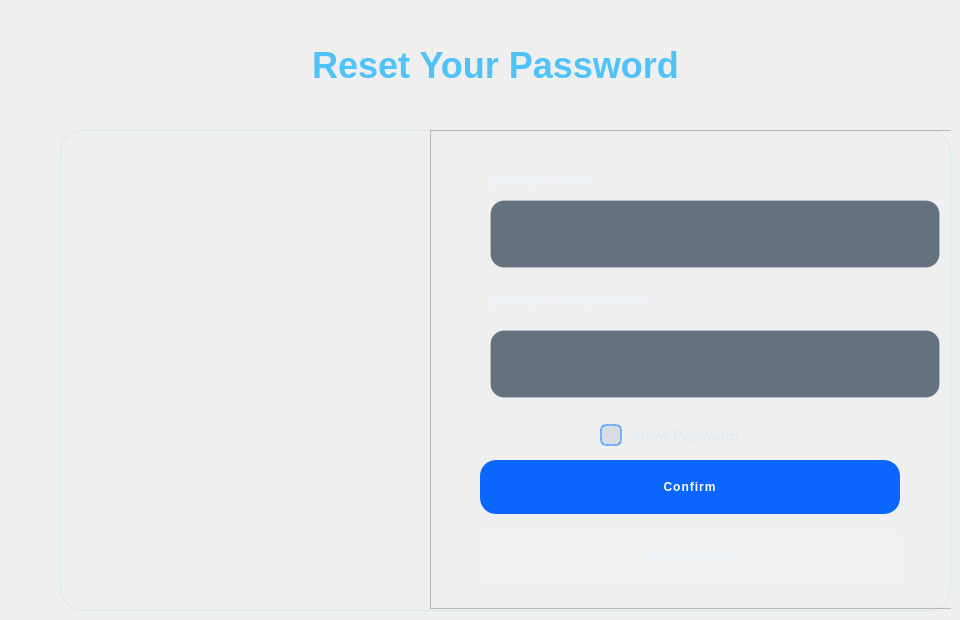
    <widget class="QWidget" name="pageresetmdp">
     <property name="styleSheet">
      <string notr="true">/* ===== FORGOT PAGE ===== */
QFrame#leftpanelForgetR {
    background-color: qlineargradient(x1:0, y1:0, x2:1, y2:0,
        stop:0 #0d2c4a,
        stop:0.5 #0a375b,
        stop:1 #073052);
    border-radius: 22px;
    border: 1px solid rgba(79,195,247,0.16);
}

QFrame#rightpanelForgetR {
    background-color: rgba(255,255,255,0.06);
    border-radius: 22px;
    border: 1px solid rgba(255,255,255,0.14);
}

/* Title of forgot page */
QLabel#ResetTitle {
    color: #4fc3f7;
    font-size: 36px;
    font-weight: 900;
    qproperty-alignment: AlignCenter;
}

/* Instruction label */
QLabel#tokenlabel {
    background: transparent;
    color: rgba(234,243,255,0.80);
    font-size: 13px;
    font-weight: 600;
}
QLabel#Newlabel {
    background: transparent;
    color: rgba(234,243,255,0.80);
    font-size: 13px;
    font-weight: 600;
}

/* Input */
QLineEdit#tokenlineEdit {
    min-height: 46px;
    min-width: 420px;
    max-width: 420px;
    background-color: rgba(25,45,65,0.65);
    border: 1px solid rgba(255,255,255,0.16);
    border-radius: 14px;
    padding: 10px 14px;
    color: white;
}
QLineEdit#tokenlineEdit:focus {
    border: 1px solid #4fc3f7;
}
QLineEdit#NewEdit {
    min-height: 46px;
    min-width: 420px;
    max-width: 420px;
    background-color: rgba(25,45,65,0.65);
    border: 1px solid rgba(255,255,255,0.16);
    border-radius: 14px;
    padding: 10px 14px;
    color: white;
}
QLineEdit#NewEdit:focus {
    border: 1px solid #4fc3f7;
}

/* Buttons */
QPushButton#newbtn {
    min-height: 54px;
    min-width: 420px;
    max-width: 420px;
    border-radius: 16px;
    background-color: #0A66FF;
    color: white;
    font-weight: 900;
    letter-spacing: 1px;
}
QPushButton#newbtn:hover { background-color: rgba(10,102,255,0.86); }

QPushButton#backsigninBTNR {
    min-height: 52px;
    min-width: 420px;
    max-width: 420px;
    border-radius: 16px;
    background-color: rgba(255,255,255,0.08);
    color: rgba(234,243,255,0.85);
    border: 1px solid rgba(255,255,255,0.14);
    font-weight: 800;
}
QPushButton#backsigninBTNR:hover {
    border: 1px solid rgba(79,195,247,0.35);
    color: #4fc3f7;
}

QCheckBox#showPassCheckR  {
    color: rgba(220, 232, 242, 0.80);
    font-size: 10.5pt;
    font-weight: 600;
    spacing: 10px;
}

QCheckBox#showPassCheckR::indicator {
    width: 18px;
    height: 18px;
    border-radius: 6px;
    border: 2px solid rgba(77, 159, 254, 0.70);
    background-color: rgba(0, 44, 114, 0.10);
}

QCheckBox#showPassCheckR::indicator:checked {
    background-color: #4D9FFE;
    border: 2px solid #4D9FFE;
}</string>
     </property>
     <widget class="QWidget" name="layoutWidget_14">
      <property name="geometry">
       <rect>
        <x>60</x>
        <y>130</y>
        <width>891</width>
        <height>481</height>
       </rect>
      </property>
      <layout class="QHBoxLayout" name="horizontalLayout_16">
       <item>
        <widget class="QFrame" name="leftpanelForgetR">
         <property name="frameShape">
          <enum>QFrame::Shape::StyledPanel</enum>
         </property>
         <property name="frameShadow">
          <enum>QFrame::Shadow::Raised</enum>
         </property>
         <widget class="QLabel" name="labelR">
          <property name="geometry">
           <rect>
            <x>40</x>
            <y>40</y>
            <width>331</width>
            <height>351</height>
           </rect>
          </property>
          <property name="text">
           <string/>
          </property>
          <property name="pixmap">
           <pixmap resource="Ressources.qrc">:/Images/logo.png</pixmap>
          </property>
          <property name="alignment">
           <set>Qt::AlignmentFlag::AlignCenter</set>
          </property>
         </widget>
         <widget class="QFrame" name="rightpannelforgetR">
          <property name="geometry">
           <rect>
            <x>370</x>
            <y>0</y>
            <width>541</width>
            <height>479</height>
           </rect>
          </property>
          <property name="frameShape">
           <enum>QFrame::Shape::StyledPanel</enum>
          </property>
          <property name="frameShadow">
           <enum>QFrame::Shadow::Raised</enum>
          </property>
          <widget class="QLabel" name="tokenlabel">
           <property name="geometry">
            <rect>
             <x>60</x>
             <y>40</y>
             <width>391</width>
             <height>20</height>
            </rect>
           </property>
           <property name="text">
            <string>Enter your token</string>
           </property>
          </widget>
          <widget class="QLineEdit" name="tokenlineEdit">
           <property name="geometry">
            <rect>
             <x>60</x>
             <y>70</y>
             <width>450</width>
             <height>68</height>
            </rect>
           </property>
           <property name="minimumSize">
            <size>
             <width>450</width>
             <height>68</height>
            </size>
           </property>
           <property name="maximumSize">
            <size>
             <width>450</width>
             <height>16777215</height>
            </size>
           </property>
          </widget>
          <widget class="QPushButton" name="newbtn">
           <property name="geometry">
            <rect>
             <x>50</x>
             <y>330</y>
             <width>420</width>
             <height>54</height>
            </rect>
           </property>
           <property name="text">
            <string>Confirm</string>
           </property>
          </widget>
          <widget class="QPushButton" name="backsigninBTNR">
           <property name="geometry">
            <rect>
             <x>50</x>
             <y>400</y>
             <width>422</width>
             <height>54</height>
            </rect>
           </property>
           <property name="text">
            <string>Back To Sign In</string>
           </property>
          </widget>
          <widget class="QLabel" name="Newlabel">
           <property name="geometry">
            <rect>
             <x>60</x>
             <y>160</y>
             <width>391</width>
             <height>20</height>
            </rect>
           </property>
           <property name="text">
            <string>Enter your new password</string>
           </property>
          </widget>
          <widget class="QLineEdit" name="NewEdit">
           <property name="geometry">
            <rect>
             <x>60</x>
             <y>200</y>
             <width>450</width>
             <height>68</height>
            </rect>
           </property>
           <property name="minimumSize">
            <size>
             <width>450</width>
             <height>68</height>
            </size>
           </property>
           <property name="maximumSize">
            <size>
             <width>450</width>
             <height>16777215</height>
            </size>
           </property>
          </widget>
          <widget class="QCheckBox" name="showPassCheckR">
           <property name="geometry">
            <rect>
             <x>170</x>
             <y>280</y>
             <width>354</width>
             <height>51</height>
            </rect>
           </property>
           <property name="text">
            <string>Show Password</string>
           </property>
          </widget>
         </widget>
        </widget>
       </item>
      </layout>
     </widget>
     <widget class="QLabel" name="ResetTitle">
      <property name="geometry">
       <rect>
        <x>270</x>
        <y>40</y>
        <width>451</width>
        <height>51</height>
       </rect>
      </property>
      <property name="text">
       <string>Reset Your Password</string>
      </property>
      <property name="alignment">
       <set>Qt::AlignmentFlag::AlignCenter</set>
      </property>
     </widget>
    </widget>
